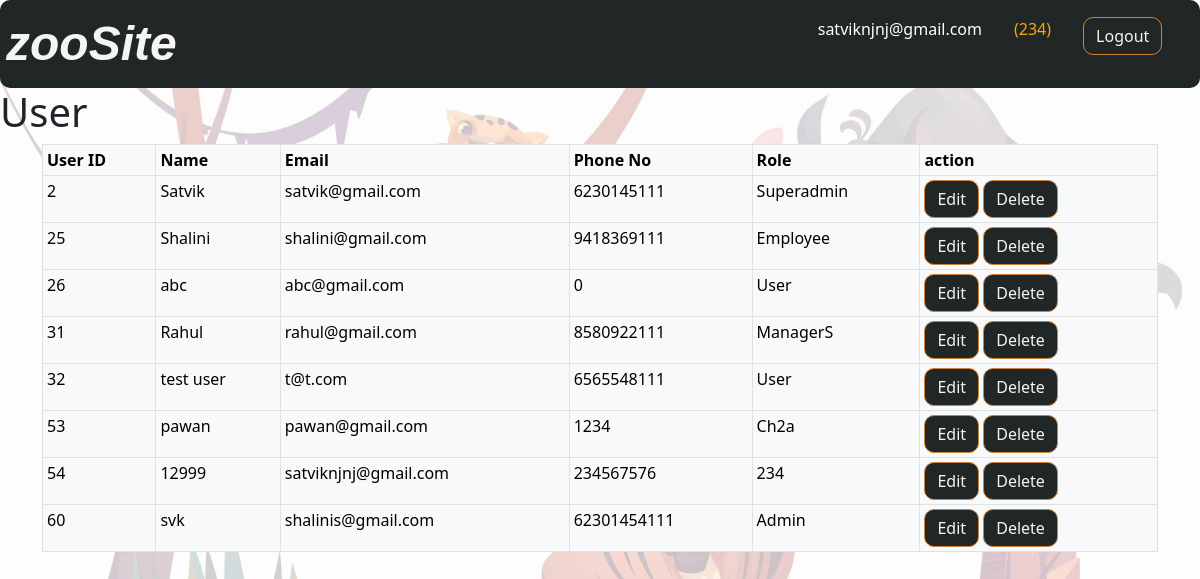
/Users/user.php (signed in), run on the app's committed database.
### tables this page shows
CREATE TABLE `user` (
  `user_id` int(11) NOT NULL,
  `uname` varchar(20) DEFAULT NULL,
  `email` varchar(20) DEFAULT NULL,
  `phn_no` varchar(50) NOT NULL,
  `role` varchar(10) DEFAULT NULL,
  `pass` varchar(20) DEFAULT NULL,
  `activity` int(11) NOT NULL DEFAULT 1
);

### Users/user.php (the view, shortened to what this page needs)
<?php
include "../Database/db_con2.php";
include "../header_log.php";
$sql = " SELECT * FROM user where activity=1";
$result = $mysqli->query($sql);
?>
<!DOCTYPE html>
    <head>
        <link href="https://cdn.jsdelivr.net/npm/bootstrap@5.0.2/dist/css/bootstrap.min.css" rel="stylesheet">
        <link rel="stylesheet" href="../CSS/stylesheet.css">
    </head>
    <body background="images/bg.jpeg">
    <h1>User</h1>
       <div class="container">
        <table class="table table-bordered table-light table-sm">
            <tr><th>User ID</th>
                <th>Name</th>
                <th>Email</th>
                <th>Phone No</th>
                <th>Role</th>
                <th>action</th>
            </tr>
            <?php
                while($rows=$result->fetch_assoc())
                {
            ?>
            <tr id="row<?= $rows['user_id'] ?>">
                <td><?php echo $rows['user_id'];?></td>
                <td><?php echo $rows['uname'];?></td>
                <td><?php echo $rows['email'];?></td>
                <td><?php echo $rows['phn_no'];?></td>
                <td><?php echo $rows['role'];?></td>
                <td>
                    <button onclick="updateData(this.id)" id="update<?= $rows['user_id'] ?>" class="btn btn-outline-warning">Edit</button>
                     <a href="user.php?user_id=<?php echo $rows['user_id'];?>" class="btn btn-outline-warning">Delete</a></td>
            </tr>
            <?php
                }
            ?>
        </table>
            </div>
    </body>
</html>

### CSS/stylesheet.css (style rules this page uses)
* { margin:0; padding:0; box-sizing: border-box; }
body { background:url("../images/bg.jpeg"); background-repeat: no-repeat; background-size: cover; background-attachment: fixed; }
.btn { color: whitesmoke; background-color: #212627; border-radius: 10px; border-color: #CD833A; }

### data on the page
user: user_id "2", uname "Satvik", email "satvik@gmail.com", phn_no "6230145111", role "Superadmin"
user: user_id "25", uname "Shalini", email "shalini@gmail.com", phn_no "9418369111", role "Employee"
user: user_id "26", uname "abc", email "abc@gmail.com", phn_no "0", role "User"
user: user_id "31", uname "Rahul", email "rahul@gmail.com", phn_no "8580922111", role "ManagerS"
user: user_id "32", uname "test user", email "t@t.com", phn_no "6565548111", role "User"
user: user_id "53", uname "pawan", email "pawan@gmail.com", phn_no "1234", role "Ch2a"
user: user_id "54", uname "12999", email "satviknjnj@gmail.com", phn_no "234567576", role "234"
user: user_id "60", uname "svk", email "shalinis@gmail.com", phn_no "62301454111", role "Admin"

### other printed values
$user "satviknjnj@gmail.com"
$role "234"
